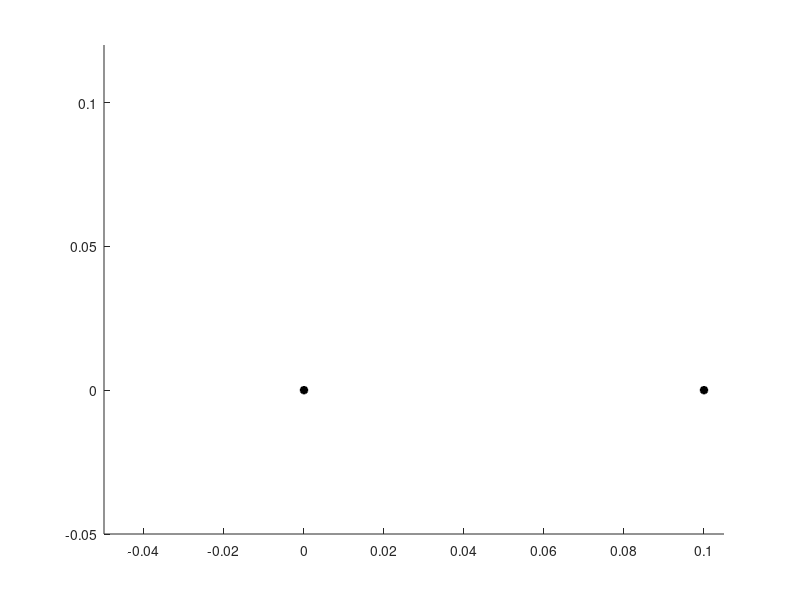

This chart was generated by the following MATLAB code: (Note: this script raises an error after producing the figure.)
load Q.mat

X1cp = Q(:,4);
Y1cp = Q(:,5);

X2cp = Q(:,7);
Y2cp = Q(:,8);

X3cp = Q(:,10);
Y3cp = Q(:,11);

ep1 = [0,0]; %zero coordinates

p1 = []; p2 = []; p3 = [];

figure
hold on
axis([-0.05 0.105 -0.05 0.12])
plot(0,0,'k*','LineWidth',2)
plot(0.1,0,'k*','LineWidth',2)

for i = 1:length(X1cp)
    [X1 Y1] = visual([X1cp(i), Y1cp(i)],ep1);
    ep2 = [X1(2),Y1(2)];
    [X2 Y2] = visual([X2cp(i), Y2cp(i)],ep2);
    ep3 = [X2(2),Y2(2)];
    [X3 Y3] = visual([X3cp(i), Y3cp(i)],ep3);
    
    delete(p1);
    delete(p2);
    delete(p3);

    p1 = plot(X1, Y1,'b','LineWidth',3);
    %c1 = plot(X1cp(i),Y1cp(i),'b*','LineWidth',2);
    p2 = plot(X2, Y2,'b','LineWidth',3);
    %c2 = plot(X2cp(i),Y2cp(i),'r*','LineWidth',2);
    p3 = plot(X3, Y3,'b','LineWidth',3);
    %c3 = plot(X3cp(i),Y3cp(i),'y*','LineWidth',2);
    pause(0.01);

end
hold off